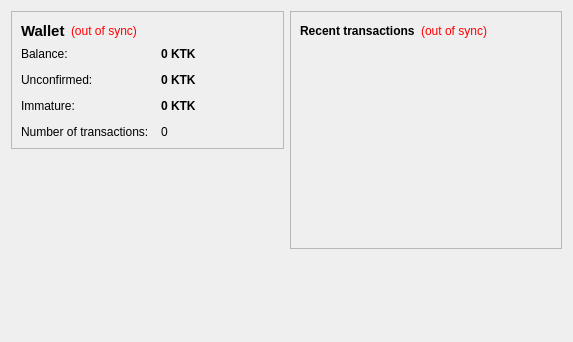
<?xml version="1.0" encoding="UTF-8"?>
<ui version="4.0">
 <class>OverviewPage</class>
 <widget class="QWidget" name="OverviewPage">
  <property name="geometry">
   <rect>
    <x>0</x>
    <y>0</y>
    <width>573</width>
    <height>342</height>
   </rect>
  </property>
  <property name="windowTitle">
   <string>Form</string>
  </property>
  <layout class="QHBoxLayout" name="horizontalLayout" stretch="1,1">
   <item>
    <layout class="QVBoxLayout" name="verticalLayout_2">
     <item>
      <widget class="QFrame" name="frame">
       <property name="frameShape">
        <enum>QFrame::StyledPanel</enum>
       </property>
       <property name="frameShadow">
        <enum>QFrame::Raised</enum>
       </property>
       <layout class="QVBoxLayout" name="verticalLayout_4">
        <item>
         <layout class="QHBoxLayout" name="horizontalLayout_4">
          <item>
           <widget class="QLabel" name="label_5">
            <property name="font">
             <font>
              <pointsize>11</pointsize>
              <weight>75</weight>
              <bold>true</bold>
             </font>
            </property>
            <property name="text">
             <string>Wallet</string>
            </property>
           </widget>
          </item>
          <item>
           <widget class="QLabel" name="labelWalletStatus">
            <property name="toolTip">
             <string>The displayed information may be out of date. Your wallet automatically synchronizes with the ktkcoin network after a connection is established, but this process has not completed yet.</string>
            </property>
            <property name="styleSheet">
             <string notr="true">QLabel { color: red; }</string>
            </property>
            <property name="text">
             <string notr="true">(out of sync)</string>
            </property>
            <property name="alignment">
             <set>Qt::AlignLeading|Qt::AlignLeft|Qt::AlignVCenter</set>
            </property>
           </widget>
          </item>
          <item>
           <spacer name="horizontalSpacer_2">
            <property name="orientation">
             <enum>Qt::Horizontal</enum>
            </property>
            <property name="sizeHint" stdset="0">
             <size>
              <width>40</width>
              <height>20</height>
             </size>
            </property>
           </spacer>
          </item>
         </layout>
        </item>
        <item>
         <layout class="QFormLayout" name="formLayout_2">
          <property name="fieldGrowthPolicy">
           <enum>QFormLayout::AllNonFixedFieldsGrow</enum>
          </property>
          <property name="horizontalSpacing">
           <number>12</number>
          </property>
          <property name="verticalSpacing">
           <number>12</number>
          </property>
          <item row="0" column="0">
           <widget class="QLabel" name="label">
            <property name="text">
             <string>Balance:</string>
            </property>
           </widget>
          </item>
          <item row="0" column="1">
           <widget class="QLabel" name="labelBalance">
            <property name="font">
             <font>
              <weight>75</weight>
              <bold>true</bold>
             </font>
            </property>
            <property name="cursor">
             <cursorShape>IBeamCursor</cursorShape>
            </property>
            <property name="toolTip">
             <string>Your current balance</string>
            </property>
            <property name="text">
             <string notr="true">0 KTK</string>
            </property>
            <property name="textInteractionFlags">
             <set>Qt::LinksAccessibleByMouse|Qt::TextSelectableByKeyboard|Qt::TextSelectableByMouse</set>
            </property>
           </widget>
          </item>
          <item row="1" column="0">
           <widget class="QLabel" name="label_3">
            <property name="text">
             <string>Unconfirmed:</string>
            </property>
           </widget>
          </item>
          <item row="1" column="1">
           <widget class="QLabel" name="labelUnconfirmed">
            <property name="font">
             <font>
              <weight>75</weight>
              <bold>true</bold>
             </font>
            </property>
            <property name="cursor">
             <cursorShape>IBeamCursor</cursorShape>
            </property>
            <property name="toolTip">
             <string>Total of transactions that have yet to be confirmed, and do not yet count toward the current balance</string>
            </property>
            <property name="text">
             <string notr="true">0 KTK</string>
            </property>
            <property name="textInteractionFlags">
             <set>Qt::LinksAccessibleByMouse|Qt::TextSelectableByKeyboard|Qt::TextSelectableByMouse</set>
            </property>
           </widget>
          </item>
          <item row="3" column="0">
           <widget class="QLabel" name="label_2">
            <property name="text">
             <string>Number of transactions:</string>
            </property>
           </widget>
          </item>
          <item row="3" column="1">
           <widget class="QLabel" name="labelNumTransactions">
            <property name="toolTip">
             <string>Total number of transactions in wallet</string>
            </property>
            <property name="text">
             <string notr="true">0</string>
            </property>
           </widget>
          </item>
          <item row="2" column="0">
           <widget class="QLabel" name="labelImmatureText">
            <property name="text">
             <string>Immature:</string>
            </property>
           </widget>
          </item>
          <item row="2" column="1">
           <widget class="QLabel" name="labelImmature">
            <property name="font">
             <font>
              <weight>75</weight>
              <bold>true</bold>
             </font>
            </property>
            <property name="toolTip">
             <string>Mined balance that has not yet matured</string>
            </property>
            <property name="text">
             <string notr="true">0 KTK</string>
            </property>
            <property name="textInteractionFlags">
             <set>Qt::LinksAccessibleByMouse|Qt::TextSelectableByKeyboard|Qt::TextSelectableByMouse</set>
            </property>
           </widget>
          </item>
         </layout>
        </item>
       </layout>
      </widget>
     </item>
     <item>
      <spacer name="verticalSpacer">
       <property name="orientation">
        <enum>Qt::Vertical</enum>
       </property>
       <property name="sizeHint" stdset="0">
        <size>
         <width>20</width>
         <height>40</height>
        </size>
       </property>
      </spacer>
     </item>
    </layout>
   </item>
   <item>
    <layout class="QVBoxLayout" name="verticalLayout_3">
     <item>
      <widget class="QFrame" name="frame_2">
       <property name="frameShape">
        <enum>QFrame::StyledPanel</enum>
       </property>
       <property name="frameShadow">
        <enum>QFrame::Raised</enum>
       </property>
       <layout class="QVBoxLayout" name="verticalLayout">
        <item>
         <layout class="QHBoxLayout" name="horizontalLayout_2">
          <item>
           <widget class="QLabel" name="label_4">
            <property name="text">
             <string>&lt;b&gt;Recent transactions&lt;/b&gt;</string>
            </property>
           </widget>
          </item>
          <item>
           <widget class="QLabel" name="labelTransactionsStatus">
            <property name="toolTip">
             <string>The displayed information may be out of date. Your wallet automatically synchronizes with the ktkcoin network after a connection is established, but this process has not completed yet.</string>
            </property>
            <property name="styleSheet">
             <string notr="true">QLabel { color: red; }</string>
            </property>
            <property name="text">
             <string notr="true">(out of sync)</string>
            </property>
            <property name="alignment">
             <set>Qt::AlignRight|Qt::AlignTrailing|Qt::AlignVCenter</set>
            </property>
           </widget>
          </item>
          <item>
           <spacer name="horizontalSpacer">
            <property name="orientation">
             <enum>Qt::Horizontal</enum>
            </property>
            <property name="sizeHint" stdset="0">
             <size>
              <width>40</width>
              <height>20</height>
             </size>
            </property>
           </spacer>
          </item>
         </layout>
        </item>
        <item>
         <widget class="QListView" name="listTransactions">
          <property name="styleSheet">
           <string notr="true">QListView { background: transparent; }</string>
          </property>
          <property name="frameShape">
           <enum>QFrame::NoFrame</enum>
          </property>
          <property name="verticalScrollBarPolicy">
           <enum>Qt::ScrollBarAlwaysOff</enum>
          </property>
          <property name="horizontalScrollBarPolicy">
           <enum>Qt::ScrollBarAlwaysOff</enum>
          </property>
          <property name="selectionMode">
           <enum>QAbstractItemView::NoSelection</enum>
          </property>
         </widget>
        </item>
       </layout>
      </widget>
     </item>
     <item>
      <spacer name="verticalSpacer_2">
       <property name="orientation">
        <enum>Qt::Vertical</enum>
       </property>
       <property name="sizeHint" stdset="0">
        <size>
         <width>20</width>
         <height>40</height>
        </size>
       </property>
      </spacer>
     </item>
    </layout>
   </item>
  </layout>
 </widget>
 <resources/>
 <connections/>
</ui>
